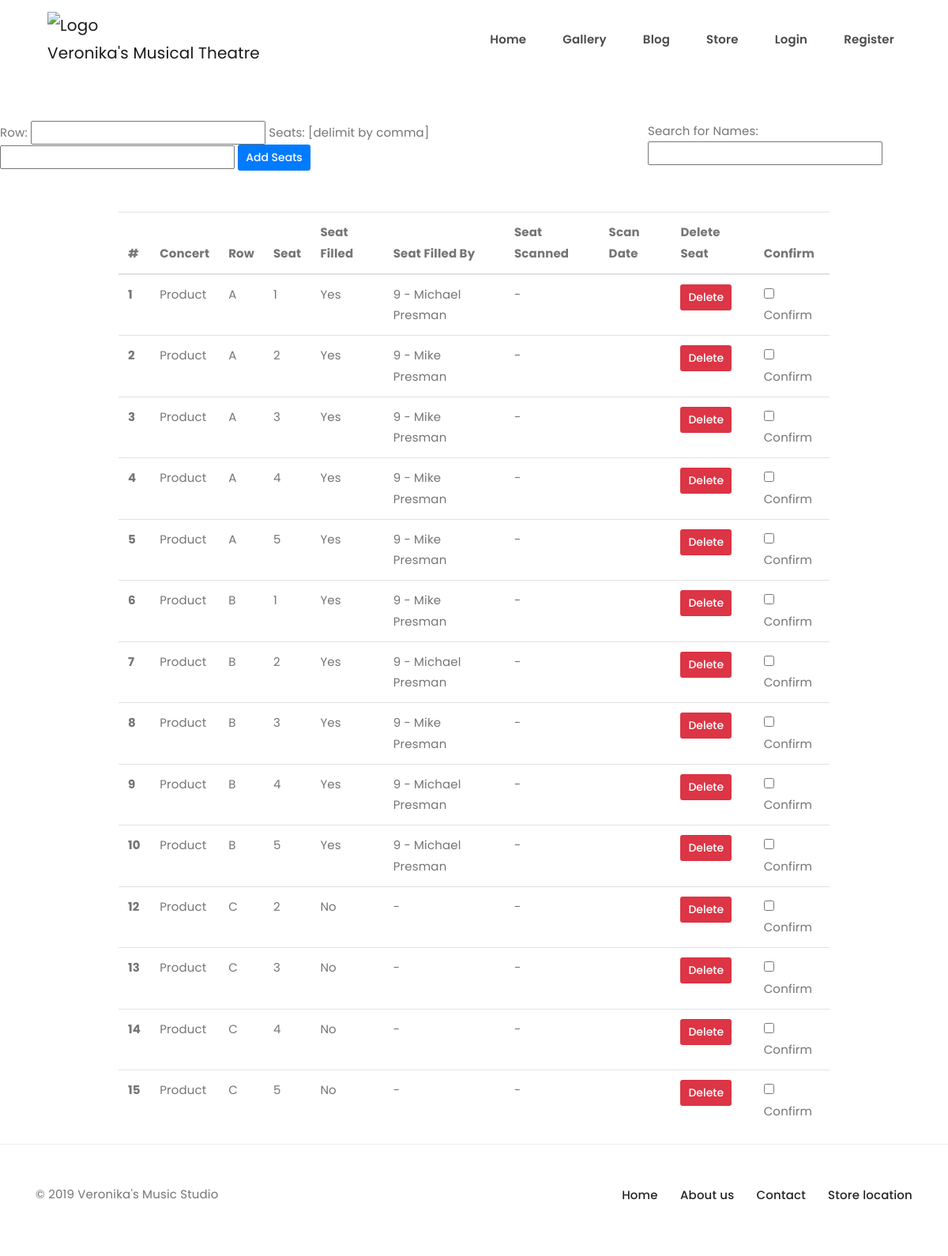
The app's page /concert-details/1, older data.
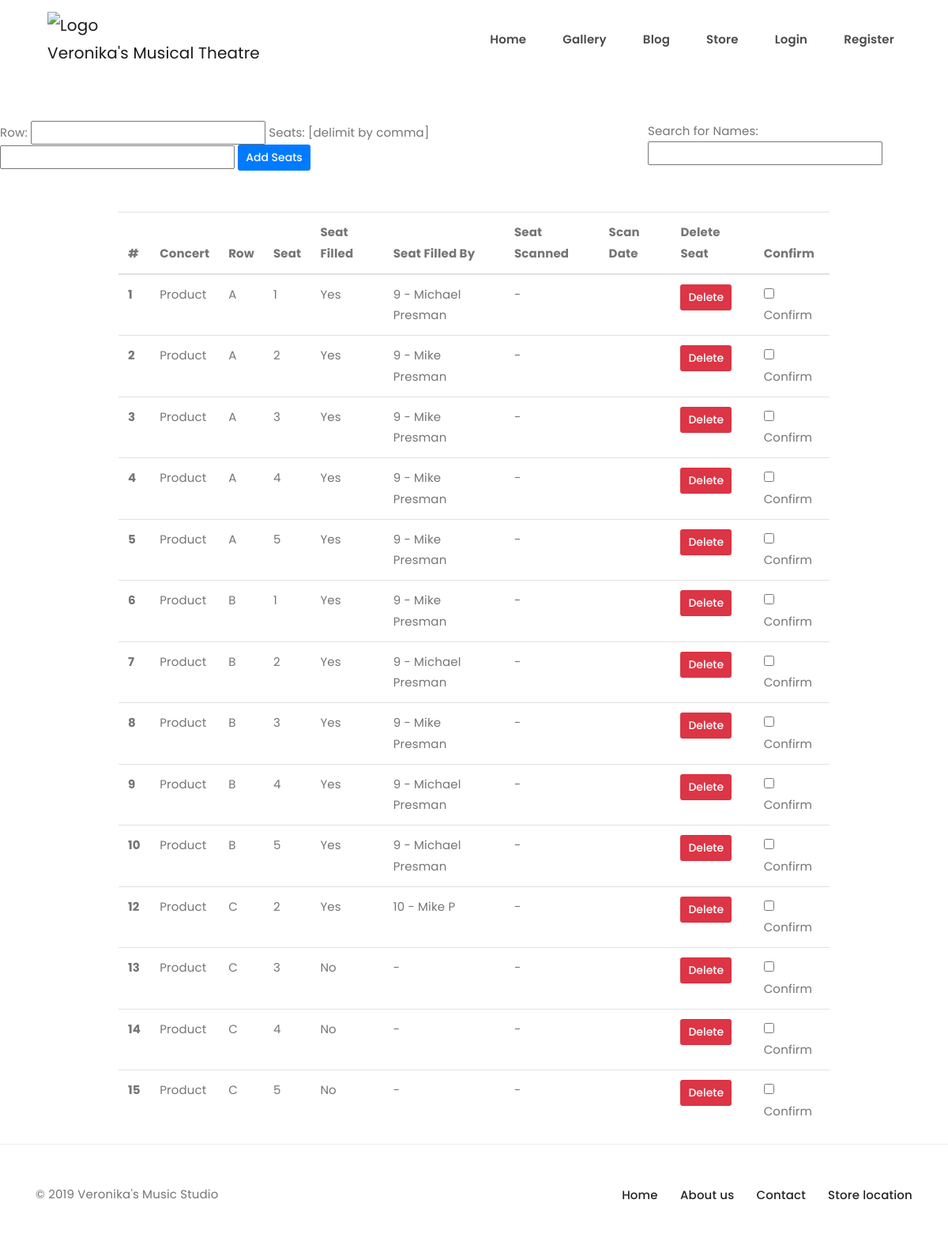
The same page, newer data.
### vms/models.py (models this page shows)
class ConcertSeats(db.Model):
    id = db.Column(db.Integer, primary_key=True)
    seat = db.Column(db.String(10))
    concert_name = db.Column(db.String(30))
    row = db.Column(db.String(10))
    filled = db.Column(db.Integer)
    first_name = db.Column(db.String(20))
    last_name = db.Column(db.String(20))
    date_of_purchase = db.Column(db.String(120))
    customer_email = db.Column(db.String(20))
    ticket_hash = db.Column(db.String(100))
    price_paid = db.Column(db.String(20))
    type_of_seat_bought = db.Column(db.String(20))
    filled_by_customer_id = db.Column(
        db.Integer, db.ForeignKey('user.id'))  # returns int
    customer = db.relationship("User", foreign_keys=[filled_by_customer_id])
    concert_id = db.Column(db.Integer, db.ForeignKey(
        'concertshop.id'), nullable=False)
    concert = db.relationship("ConcertShop", foreign_keys=[concert_id])
    attended = db.Column(db.Integer, default=0)
    date_attended = db.Column(db.String(20))

### vms/routes.py (the view, shortened to what this page needs)
@app.route("/concert-details/<concert_details_id>", methods=["GET", "POST"])
def concert_details(concert_details_id):
    concert = ConcertShop.query.filter_by(id=concert_details_id).first()
    if concert is None:
        flash("That concert id does not exist !")
        return redirect(url_for('store_purchases'))
    concert_to_render = ConcertSeats.query.filter_by(
        concert_id=concert_details_id).all()
    return render_template("concert_details.html", concert_details=concert_to_render)

### vms/templates/concert_details.html (shortened to what this page needs)
{% extends 'base.html' %}
{% block content %}
<div class = "row">
  <div class = "col-md-8">
    <form name = "" method = "POST">
        Row: <input type = "text" name = "row">
        Seats: [delimit by comma] <input type = "text" name = "seats">
         <button class = "btn-primary btn-sm" name = "update-submit">Add Seats</button>
       </div>
  <div class = "col-sm">
         Search for Names: <input type="text" id="myInput" onkeyup="myFunction()" placeholder="">
       </div>
</div>
<center>
<form method = "POST">
<table class="table" id = "myTable" style = "max-width: 75vw;">
  <thead>
    <tr>
      <th scope="col">#</th>
      <th scope="col">Concert</th>
      <th scope="col">Row</th>
      <th scope="col">Seat</th>
      <th scope="col">Seat Filled</th>
      <th scope="col">Seat Filled By</th>
      <th scope="col">Seat Scanned</th>
      <th scope="col">Scan Date</th>
      <th scope="col">Delete Seat</th>
      <th scope="col">Confirm</th>
    </tr>
  </thead>
  <tbody>
	{% for concert in concert_details %}
      <th scope="row">{{concert.id}}</th>
      <td>{{concert.concert_name}}</td>
      <td>{{concert.row}}</td>
      <td>{{concert.seat}}</td>
      {% if concert.filled == 0 %}
        <td>No</td>
        {%else%}
        <td>Yes</td>
      {%endif%}
      {% if concert.filled_by_customer_id is not none %}
      <td>{{concert.filled_by_customer_id}} - {{concert.first_name}} {{concert.last_name}}</td>
  	   {%else%}
       <td>-</td>
       {%endif%}
      {%if concert.attended == 0%}
         <td> - </td>
      {%else%}
         <td> Yes</td>
        {%endif%}
    {%if concert.date_attended is none%}
       <td></td>
       {%else%}
       <td>{{concert.date_attended}}</td>
       {%endif%}
                    <td><button class = "btn-danger btn-sm" value = "{{concert.id}}" name = "delete">Delete</button</td>
                    <td><input type="checkbox" value = "{{concert.id}}"name="confirm-delete[]">Confirm</td>
  	{%endfor%}
	</tbody>
 </table>
</form>
{% endblock %}

Row changes from the older to the newer data that the page shows:
changed ConcertSeats id 12: filled_by_customer_id (not shown) → "10"; first_name (not shown) → "Mike"; last_name (not shown) → "P"; filled "No" → "Yes"
